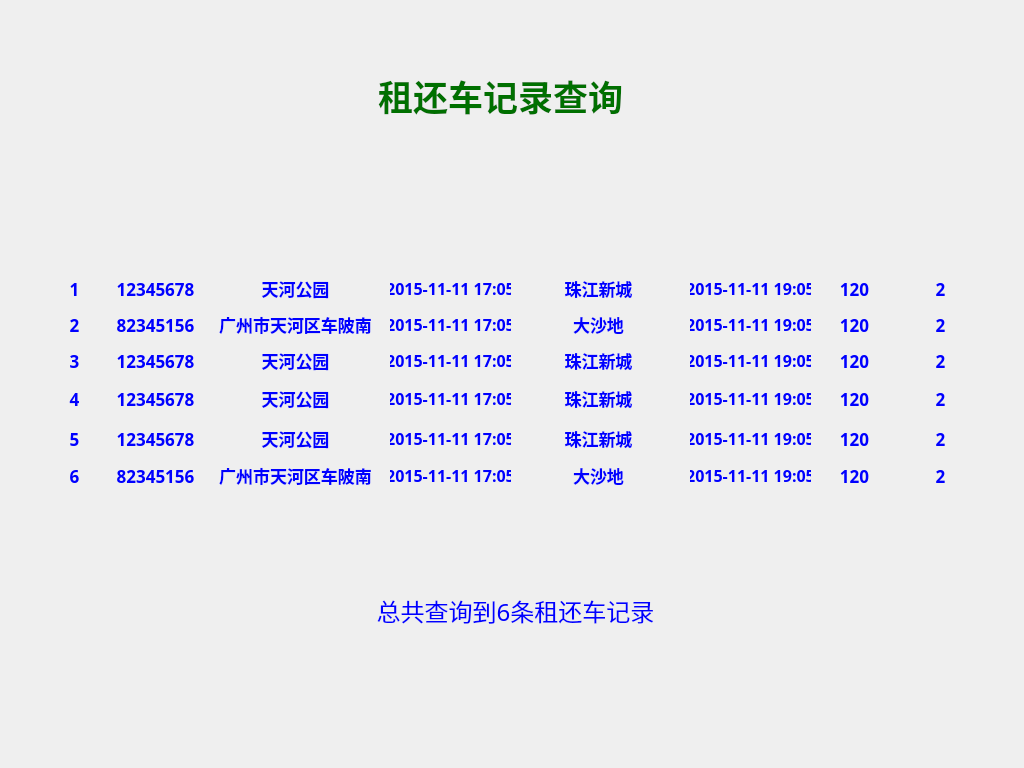
<?xml version="1.0" encoding="UTF-8"?>
<ui version="4.0">
 <class>RentInfoQryClass</class>
 <widget class="QDialog" name="RentInfoQryClass">
  <property name="geometry">
   <rect>
    <x>0</x>
    <y>0</y>
    <width>1024</width>
    <height>768</height>
   </rect>
  </property>
  <property name="minimumSize">
   <size>
    <width>1024</width>
    <height>768</height>
   </size>
  </property>
  <property name="maximumSize">
   <size>
    <width>1024</width>
    <height>768</height>
   </size>
  </property>
  <property name="windowTitle">
   <string>Dialog</string>
  </property>
  <widget class="QLabel" name="label">
   <property name="geometry">
    <rect>
     <x>0</x>
     <y>0</y>
     <width>1024</width>
     <height>768</height>
    </rect>
   </property>
   <property name="font">
    <font>
     <pointsize>13</pointsize>
    </font>
   </property>
   <property name="text">
    <string/>
   </property>
   <property name="pixmap">
    <pixmap resource="../bicycle.qrc">:/image/function_background.png</pixmap>
   </property>
  </widget>
  <widget class="QLabel" name="label_6">
   <property name="geometry">
    <rect>
     <x>350</x>
     <y>60</y>
     <width>301</width>
     <height>71</height>
    </rect>
   </property>
   <property name="font">
    <font>
     <family>文泉驿正黑</family>
     <pointsize>26</pointsize>
     <weight>75</weight>
     <bold>true</bold>
    </font>
   </property>
   <property name="styleSheet">
    <string notr="true">color: rgb(0, 112, 0);</string>
   </property>
   <property name="text">
    <string>租还车记录查询</string>
   </property>
   <property name="alignment">
    <set>Qt::AlignCenter</set>
   </property>
  </widget>
  <widget class="QLabel" name="label_2">
   <property name="geometry">
    <rect>
     <x>40</x>
     <y>110</y>
     <width>951</width>
     <height>501</height>
    </rect>
   </property>
   <property name="font">
    <font>
     <pointsize>13</pointsize>
    </font>
   </property>
   <property name="text">
    <string/>
   </property>
   <property name="pixmap">
    <pixmap resource="../bicycle.qrc">:/image/rent_record_qry.png</pixmap>
   </property>
  </widget>
  <widget class="QLabel" name="label_SN1">
   <property name="geometry">
    <rect>
     <x>54</x>
     <y>273</y>
     <width>41</width>
     <height>31</height>
    </rect>
   </property>
   <property name="font">
    <font>
     <family>文泉驿正黑</family>
     <pointsize>13</pointsize>
     <weight>75</weight>
     <bold>true</bold>
    </font>
   </property>
   <property name="styleSheet">
    <string notr="true">color: rgb(0, 0, 255);</string>
   </property>
   <property name="text">
    <string>1</string>
   </property>
   <property name="alignment">
    <set>Qt::AlignCenter</set>
   </property>
  </widget>
  <widget class="QLabel" name="label_bikeNO1">
   <property name="geometry">
    <rect>
     <x>100</x>
     <y>273</y>
     <width>111</width>
     <height>31</height>
    </rect>
   </property>
   <property name="font">
    <font>
     <family>文泉驿正黑</family>
     <pointsize>13</pointsize>
     <weight>75</weight>
     <bold>true</bold>
    </font>
   </property>
   <property name="styleSheet">
    <string notr="true">color: rgb(0, 0, 255);</string>
   </property>
   <property name="text">
    <string>12345678</string>
   </property>
   <property name="alignment">
    <set>Qt::AlignCenter</set>
   </property>
  </widget>
  <widget class="QLabel" name="label_rentName1">
   <property name="geometry">
    <rect>
     <x>210</x>
     <y>273</y>
     <width>171</width>
     <height>31</height>
    </rect>
   </property>
   <property name="font">
    <font>
     <family>文泉驿正黑</family>
     <pointsize>13</pointsize>
     <weight>75</weight>
     <bold>true</bold>
    </font>
   </property>
   <property name="styleSheet">
    <string notr="true">color: rgb(0, 0, 255);</string>
   </property>
   <property name="text">
    <string>天河公园</string>
   </property>
   <property name="alignment">
    <set>Qt::AlignCenter</set>
   </property>
  </widget>
  <widget class="QLabel" name="label_rentTime1">
   <property name="geometry">
    <rect>
     <x>390</x>
     <y>273</y>
     <width>121</width>
     <height>31</height>
    </rect>
   </property>
   <property name="font">
    <font>
     <family>文泉驿正黑</family>
     <pointsize>12</pointsize>
     <weight>75</weight>
     <bold>true</bold>
    </font>
   </property>
   <property name="styleSheet">
    <string notr="true">color: rgb(0, 0, 255);</string>
   </property>
   <property name="text">
    <string>2015-11-11 17:05</string>
   </property>
   <property name="alignment">
    <set>Qt::AlignCenter</set>
   </property>
  </widget>
  <widget class="QLabel" name="label_returnName1">
   <property name="geometry">
    <rect>
     <x>513</x>
     <y>273</y>
     <width>171</width>
     <height>31</height>
    </rect>
   </property>
   <property name="font">
    <font>
     <family>文泉驿正黑</family>
     <pointsize>13</pointsize>
     <weight>75</weight>
     <bold>true</bold>
    </font>
   </property>
   <property name="styleSheet">
    <string notr="true">color: rgb(0, 0, 255);</string>
   </property>
   <property name="text">
    <string>珠江新城</string>
   </property>
   <property name="alignment">
    <set>Qt::AlignCenter</set>
   </property>
  </widget>
  <widget class="QLabel" name="label_returnTime1">
   <property name="geometry">
    <rect>
     <x>690</x>
     <y>273</y>
     <width>121</width>
     <height>31</height>
    </rect>
   </property>
   <property name="font">
    <font>
     <family>文泉驿正黑</family>
     <pointsize>12</pointsize>
     <weight>75</weight>
     <bold>true</bold>
    </font>
   </property>
   <property name="styleSheet">
    <string notr="true">color: rgb(0, 0, 255);</string>
   </property>
   <property name="text">
    <string>2015-11-11 19:05</string>
   </property>
   <property name="alignment">
    <set>Qt::AlignCenter</set>
   </property>
  </widget>
  <widget class="QLabel" name="label_usedTime1">
   <property name="geometry">
    <rect>
     <x>814</x>
     <y>273</y>
     <width>81</width>
     <height>31</height>
    </rect>
   </property>
   <property name="font">
    <font>
     <family>文泉驿正黑</family>
     <pointsize>13</pointsize>
     <weight>75</weight>
     <bold>true</bold>
    </font>
   </property>
   <property name="styleSheet">
    <string notr="true">color: rgb(0, 0, 255);</string>
   </property>
   <property name="text">
    <string>120</string>
   </property>
   <property name="alignment">
    <set>Qt::AlignCenter</set>
   </property>
  </widget>
  <widget class="QLabel" name="label_fee1">
   <property name="geometry">
    <rect>
     <x>900</x>
     <y>273</y>
     <width>81</width>
     <height>31</height>
    </rect>
   </property>
   <property name="font">
    <font>
     <family>文泉驿正黑</family>
     <pointsize>13</pointsize>
     <weight>75</weight>
     <bold>true</bold>
    </font>
   </property>
   <property name="styleSheet">
    <string notr="true">color: rgb(0, 0, 255);</string>
   </property>
   <property name="text">
    <string>2</string>
   </property>
   <property name="alignment">
    <set>Qt::AlignCenter</set>
   </property>
  </widget>
  <widget class="QLabel" name="label_rentName2">
   <property name="geometry">
    <rect>
     <x>210</x>
     <y>309</y>
     <width>171</width>
     <height>31</height>
    </rect>
   </property>
   <property name="font">
    <font>
     <family>文泉驿正黑</family>
     <pointsize>13</pointsize>
     <weight>75</weight>
     <bold>true</bold>
    </font>
   </property>
   <property name="styleSheet">
    <string notr="true">color: rgb(0, 0, 255);</string>
   </property>
   <property name="text">
    <string>广州市天河区车陂南</string>
   </property>
   <property name="alignment">
    <set>Qt::AlignCenter</set>
   </property>
  </widget>
  <widget class="QLabel" name="label_returnName2">
   <property name="geometry">
    <rect>
     <x>513</x>
     <y>309</y>
     <width>171</width>
     <height>31</height>
    </rect>
   </property>
   <property name="font">
    <font>
     <family>文泉驿正黑</family>
     <pointsize>13</pointsize>
     <weight>75</weight>
     <bold>true</bold>
    </font>
   </property>
   <property name="styleSheet">
    <string notr="true">color: rgb(0, 0, 255);</string>
   </property>
   <property name="text">
    <string>大沙地</string>
   </property>
   <property name="alignment">
    <set>Qt::AlignCenter</set>
   </property>
  </widget>
  <widget class="QLabel" name="label_usedTime2">
   <property name="geometry">
    <rect>
     <x>814</x>
     <y>309</y>
     <width>81</width>
     <height>31</height>
    </rect>
   </property>
   <property name="font">
    <font>
     <family>文泉驿正黑</family>
     <pointsize>13</pointsize>
     <weight>75</weight>
     <bold>true</bold>
    </font>
   </property>
   <property name="styleSheet">
    <string notr="true">color: rgb(0, 0, 255);</string>
   </property>
   <property name="text">
    <string>120</string>
   </property>
   <property name="alignment">
    <set>Qt::AlignCenter</set>
   </property>
  </widget>
  <widget class="QLabel" name="label_rentTime2">
   <property name="geometry">
    <rect>
     <x>390</x>
     <y>309</y>
     <width>121</width>
     <height>31</height>
    </rect>
   </property>
   <property name="font">
    <font>
     <family>文泉驿正黑</family>
     <pointsize>12</pointsize>
     <weight>75</weight>
     <bold>true</bold>
    </font>
   </property>
   <property name="styleSheet">
    <string notr="true">color: rgb(0, 0, 255);</string>
   </property>
   <property name="text">
    <string>2015-11-11 17:05</string>
   </property>
   <property name="alignment">
    <set>Qt::AlignCenter</set>
   </property>
  </widget>
  <widget class="QLabel" name="label_fee2">
   <property name="geometry">
    <rect>
     <x>900</x>
     <y>309</y>
     <width>81</width>
     <height>31</height>
    </rect>
   </property>
   <property name="font">
    <font>
     <family>文泉驿正黑</family>
     <pointsize>13</pointsize>
     <weight>75</weight>
     <bold>true</bold>
    </font>
   </property>
   <property name="styleSheet">
    <string notr="true">color: rgb(0, 0, 255);</string>
   </property>
   <property name="text">
    <string>2</string>
   </property>
   <property name="alignment">
    <set>Qt::AlignCenter</set>
   </property>
  </widget>
  <widget class="QLabel" name="label_SN2">
   <property name="geometry">
    <rect>
     <x>54</x>
     <y>309</y>
     <width>41</width>
     <height>31</height>
    </rect>
   </property>
   <property name="font">
    <font>
     <family>文泉驿正黑</family>
     <pointsize>13</pointsize>
     <weight>75</weight>
     <bold>true</bold>
    </font>
   </property>
   <property name="styleSheet">
    <string notr="true">color: rgb(0, 0, 255);</string>
   </property>
   <property name="text">
    <string>2</string>
   </property>
   <property name="alignment">
    <set>Qt::AlignCenter</set>
   </property>
  </widget>
  <widget class="QLabel" name="label_bikeNO2">
   <property name="geometry">
    <rect>
     <x>100</x>
     <y>309</y>
     <width>111</width>
     <height>31</height>
    </rect>
   </property>
   <property name="font">
    <font>
     <family>文泉驿正黑</family>
     <pointsize>13</pointsize>
     <weight>75</weight>
     <bold>true</bold>
    </font>
   </property>
   <property name="styleSheet">
    <string notr="true">color: rgb(0, 0, 255);</string>
   </property>
   <property name="text">
    <string>82345156</string>
   </property>
   <property name="alignment">
    <set>Qt::AlignCenter</set>
   </property>
  </widget>
  <widget class="QLabel" name="label_returnTime2">
   <property name="geometry">
    <rect>
     <x>690</x>
     <y>309</y>
     <width>121</width>
     <height>31</height>
    </rect>
   </property>
   <property name="font">
    <font>
     <family>文泉驿正黑</family>
     <pointsize>12</pointsize>
     <weight>75</weight>
     <bold>true</bold>
    </font>
   </property>
   <property name="styleSheet">
    <string notr="true">color: rgb(0, 0, 255);</string>
   </property>
   <property name="text">
    <string>2015-11-11 19:05</string>
   </property>
   <property name="alignment">
    <set>Qt::AlignCenter</set>
   </property>
  </widget>
  <widget class="QLabel" name="label_rentName3">
   <property name="geometry">
    <rect>
     <x>210</x>
     <y>345</y>
     <width>171</width>
     <height>31</height>
    </rect>
   </property>
   <property name="font">
    <font>
     <family>文泉驿正黑</family>
     <pointsize>13</pointsize>
     <weight>75</weight>
     <bold>true</bold>
    </font>
   </property>
   <property name="styleSheet">
    <string notr="true">color: rgb(0, 0, 255);</string>
   </property>
   <property name="text">
    <string>天河公园</string>
   </property>
   <property name="alignment">
    <set>Qt::AlignCenter</set>
   </property>
  </widget>
  <widget class="QLabel" name="label_returnName3">
   <property name="geometry">
    <rect>
     <x>513</x>
     <y>345</y>
     <width>171</width>
     <height>31</height>
    </rect>
   </property>
   <property name="font">
    <font>
     <family>文泉驿正黑</family>
     <pointsize>13</pointsize>
     <weight>75</weight>
     <bold>true</bold>
    </font>
   </property>
   <property name="styleSheet">
    <string notr="true">color: rgb(0, 0, 255);</string>
   </property>
   <property name="text">
    <string>珠江新城</string>
   </property>
   <property name="alignment">
    <set>Qt::AlignCenter</set>
   </property>
  </widget>
  <widget class="QLabel" name="label_usedTime3">
   <property name="geometry">
    <rect>
     <x>814</x>
     <y>345</y>
     <width>81</width>
     <height>31</height>
    </rect>
   </property>
   <property name="font">
    <font>
     <family>文泉驿正黑</family>
     <pointsize>13</pointsize>
     <weight>75</weight>
     <bold>true</bold>
    </font>
   </property>
   <property name="styleSheet">
    <string notr="true">color: rgb(0, 0, 255);</string>
   </property>
   <property name="text">
    <string>120</string>
   </property>
   <property name="alignment">
    <set>Qt::AlignCenter</set>
   </property>
  </widget>
  <widget class="QLabel" name="label_rentTime3">
   <property name="geometry">
    <rect>
     <x>390</x>
     <y>345</y>
     <width>121</width>
     <height>31</height>
    </rect>
   </property>
   <property name="font">
    <font>
     <family>文泉驿正黑</family>
     <pointsize>12</pointsize>
     <weight>75</weight>
     <bold>true</bold>
    </font>
   </property>
   <property name="styleSheet">
    <string notr="true">color: rgb(0, 0, 255);</string>
   </property>
   <property name="text">
    <string>2015-11-11 17:05</string>
   </property>
   <property name="alignment">
    <set>Qt::AlignCenter</set>
   </property>
  </widget>
  <widget class="QLabel" name="label_fee3">
   <property name="geometry">
    <rect>
     <x>900</x>
     <y>345</y>
     <width>81</width>
     <height>31</height>
    </rect>
   </property>
   <property name="font">
    <font>
     <family>文泉驿正黑</family>
     <pointsize>13</pointsize>
     <weight>75</weight>
     <bold>true</bold>
    </font>
   </property>
   <property name="styleSheet">
    <string notr="true">color: rgb(0, 0, 255);</string>
   </property>
   <property name="text">
    <string>2</string>
   </property>
   <property name="alignment">
    <set>Qt::AlignCenter</set>
   </property>
  </widget>
  <widget class="QLabel" name="label_SN3">
   <property name="geometry">
    <rect>
     <x>54</x>
     <y>345</y>
     <width>41</width>
     <height>31</height>
    </rect>
   </property>
   <property name="font">
    <font>
     <family>文泉驿正黑</family>
     <pointsize>13</pointsize>
     <weight>75</weight>
     <bold>true</bold>
    </font>
   </property>
   <property name="styleSheet">
    <string notr="true">color: rgb(0, 0, 255);</string>
   </property>
   <property name="text">
    <string>3</string>
   </property>
   <property name="alignment">
    <set>Qt::AlignCenter</set>
   </property>
  </widget>
  <widget class="QLabel" name="label_bikeNO3">
   <property name="geometry">
    <rect>
     <x>100</x>
     <y>345</y>
     <width>111</width>
     <height>31</height>
    </rect>
   </property>
   <property name="font">
    <font>
     <family>文泉驿正黑</family>
     <pointsize>13</pointsize>
     <weight>75</weight>
     <bold>true</bold>
    </font>
   </property>
   <property name="styleSheet">
    <string notr="true">color: rgb(0, 0, 255);</string>
   </property>
   <property name="text">
    <string>12345678</string>
   </property>
   <property name="alignment">
    <set>Qt::AlignCenter</set>
   </property>
  </widget>
  <widget class="QLabel" name="label_returnTime3">
   <property name="geometry">
    <rect>
     <x>690</x>
     <y>345</y>
     <width>121</width>
     <height>31</height>
    </rect>
   </property>
   <property name="font">
    <font>
     <family>文泉驿正黑</family>
     <pointsize>12</pointsize>
     <weight>75</weight>
     <bold>true</bold>
    </font>
   </property>
   <property name="styleSheet">
    <string notr="true">color: rgb(0, 0, 255);</string>
   </property>
   <property name="text">
    <string>2015-11-11 19:05</string>
   </property>
   <property name="alignment">
    <set>Qt::AlignCenter</set>
   </property>
  </widget>
  <widget class="QLabel" name="label_rentName4">
   <property name="geometry">
    <rect>
     <x>210</x>
     <y>383</y>
     <width>171</width>
     <height>31</height>
    </rect>
   </property>
   <property name="font">
    <font>
     <family>文泉驿正黑</family>
     <pointsize>13</pointsize>
     <weight>75</weight>
     <bold>true</bold>
    </font>
   </property>
   <property name="styleSheet">
    <string notr="true">color: rgb(0, 0, 255);</string>
   </property>
   <property name="text">
    <string>天河公园</string>
   </property>
   <property name="alignment">
    <set>Qt::AlignCenter</set>
   </property>
  </widget>
  <widget class="QLabel" name="label_returnName4">
   <property name="geometry">
    <rect>
     <x>513</x>
     <y>383</y>
     <width>171</width>
     <height>31</height>
    </rect>
   </property>
   <property name="font">
    <font>
     <family>文泉驿正黑</family>
     <pointsize>13</pointsize>
     <weight>75</weight>
     <bold>true</bold>
    </font>
   </property>
   <property name="styleSheet">
    <string notr="true">color: rgb(0, 0, 255);</string>
   </property>
   <property name="text">
    <string>珠江新城</string>
   </property>
   <property name="alignment">
    <set>Qt::AlignCenter</set>
   </property>
  </widget>
  <widget class="QLabel" name="label_usedTime4">
   <property name="geometry">
    <rect>
     <x>814</x>
     <y>383</y>
     <width>81</width>
     <height>31</height>
    </rect>
   </property>
   <property name="font">
    <font>
     <family>文泉驿正黑</family>
     <pointsize>13</pointsize>
     <weight>75</weight>
     <bold>true</bold>
    </font>
   </property>
   <property name="styleSheet">
    <string notr="true">color: rgb(0, 0, 255);</string>
   </property>
   <property name="text">
    <string>120</string>
   </property>
   <property name="alignment">
    <set>Qt::AlignCenter</set>
   </property>
  </widget>
  <widget class="QLabel" name="label_rentTime4">
   <property name="geometry">
    <rect>
     <x>390</x>
     <y>383</y>
     <width>121</width>
     <height>31</height>
    </rect>
   </property>
   <property name="font">
    <font>
     <family>文泉驿正黑</family>
     <pointsize>12</pointsize>
     <weight>75</weight>
     <bold>true</bold>
    </font>
   </property>
   <property name="styleSheet">
    <string notr="true">color: rgb(0, 0, 255);</string>
   </property>
   <property name="text">
    <string>2015-11-11 17:05</string>
   </property>
   <property name="alignment">
    <set>Qt::AlignCenter</set>
   </property>
  </widget>
  <widget class="QLabel" name="label_fee4">
   <property name="geometry">
    <rect>
     <x>900</x>
     <y>383</y>
     <width>81</width>
     <height>31</height>
    </rect>
   </property>
   <property name="font">
    <font>
     <family>文泉驿正黑</family>
     <pointsize>13</pointsize>
     <weight>75</weight>
     <bold>true</bold>
    </font>
   </property>
   <property name="styleSheet">
    <string notr="true">color: rgb(0, 0, 255);</string>
   </property>
   <property name="text">
    <string>2</string>
   </property>
   <property name="alignment">
    <set>Qt::AlignCenter</set>
   </property>
  </widget>
  <widget class="QLabel" name="label_SN4">
   <property name="geometry">
    <rect>
     <x>54</x>
     <y>383</y>
     <width>41</width>
     <height>31</height>
    </rect>
   </property>
   <property name="font">
    <font>
     <family>文泉驿正黑</family>
     <pointsize>13</pointsize>
     <weight>75</weight>
     <bold>true</bold>
    </font>
   </property>
   <property name="styleSheet">
    <string notr="true">color: rgb(0, 0, 255);</string>
   </property>
   <property name="text">
    <string>4</string>
   </property>
   <property name="alignment">
    <set>Qt::AlignCenter</set>
   </property>
  </widget>
  <widget class="QLabel" name="label_bikeNO4">
   <property name="geometry">
    <rect>
     <x>100</x>
     <y>383</y>
     <width>111</width>
     <height>31</height>
    </rect>
   </property>
   <property name="font">
    <font>
     <family>文泉驿正黑</family>
     <pointsize>13</pointsize>
     <weight>75</weight>
     <bold>true</bold>
    </font>
   </property>
   <property name="styleSheet">
    <string notr="true">color: rgb(0, 0, 255);</string>
   </property>
   <property name="text">
    <string>12345678</string>
   </property>
   <property name="alignment">
    <set>Qt::AlignCenter</set>
   </property>
  </widget>
  <widget class="QLabel" name="label_returnTime4">
   <property name="geometry">
    <rect>
     <x>690</x>
     <y>383</y>
     <width>121</width>
     <height>31</height>
    </rect>
   </property>
   <property name="font">
    <font>
     <family>文泉驿正黑</family>
     <pointsize>12</pointsize>
     <weight>75</weight>
     <bold>true</bold>
    </font>
   </property>
   <property name="styleSheet">
    <string notr="true">color: rgb(0, 0, 255);</string>
   </property>
   <property name="text">
    <string>2015-11-11 19:05</string>
   </property>
   <property name="alignment">
    <set>Qt::AlignCenter</set>
   </property>
  </widget>
  <widget class="QLabel" name="label_rentName5">
   <property name="geometry">
    <rect>
     <x>210</x>
     <y>423</y>
     <width>171</width>
     <height>31</height>
    </rect>
   </property>
   <property name="font">
    <font>
     <family>文泉驿正黑</family>
     <pointsize>13</pointsize>
     <weight>75</weight>
     <bold>true</bold>
    </font>
   </property>
   <property name="styleSheet">
    <string notr="true">color: rgb(0, 0, 255);</string>
   </property>
   <property name="text">
    <string>天河公园</string>
   </property>
   <property name="alignment">
    <set>Qt::AlignCenter</set>
   </property>
  </widget>
  <widget class="QLabel" name="label_returnName5">
   <property name="geometry">
    <rect>
     <x>513</x>
     <y>423</y>
     <width>171</width>
     <height>31</height>
    </rect>
   </property>
   <property name="font">
    <font>
     <family>文泉驿正黑</family>
     <pointsize>13</pointsize>
     <weight>75</weight>
     <bold>true</bold>
    </font>
   </property>
   <property name="styleSheet">
    <string notr="true">color: rgb(0, 0, 255);</string>
   </property>
   <property name="text">
    <string>珠江新城</string>
   </property>
   <property name="alignment">
    <set>Qt::AlignCenter</set>
   </property>
  </widget>
  <widget class="QLabel" name="label_usedTime5">
   <property name="geometry">
    <rect>
     <x>814</x>
     <y>423</y>
     <width>81</width>
     <height>31</height>
    </rect>
   </property>
   <property name="font">
    <font>
     <family>文泉驿正黑</family>
     <pointsize>13</pointsize>
     <weight>75</weight>
     <bold>true</bold>
    </font>
   </property>
   <property name="styleSheet">
    <string notr="true">color: rgb(0, 0, 255);</string>
   </property>
   <property name="text">
    <string>120</string>
   </property>
   <property name="alignment">
    <set>Qt::AlignCenter</set>
   </property>
  </widget>
  <widget class="QLabel" name="label_rentTime5">
   <property name="geometry">
    <rect>
     <x>390</x>
     <y>423</y>
     <width>121</width>
     <height>31</height>
    </rect>
   </property>
   <property name="font">
    <font>
     <family>文泉驿正黑</family>
     <pointsize>12</pointsize>
     <weight>75</weight>
     <bold>true</bold>
    </font>
   </property>
   <property name="styleSheet">
    <string notr="true">color: rgb(0, 0, 255);</string>
   </property>
   <property name="text">
    <string>2015-11-11 17:05</string>
   </property>
   <property name="alignment">
    <set>Qt::AlignCenter</set>
   </property>
  </widget>
  <widget class="QLabel" name="label_fee5">
   <property name="geometry">
    <rect>
     <x>900</x>
     <y>423</y>
     <width>81</width>
     <height>31</height>
    </rect>
   </property>
   <property name="font">
    <font>
     <family>文泉驿正黑</family>
     <pointsize>13</pointsize>
     <weight>75</weight>
     <bold>true</bold>
    </font>
   </property>
   <property name="styleSheet">
    <string notr="true">color: rgb(0, 0, 255);</string>
   </property>
   <property name="text">
    <string>2</string>
   </property>
   <property name="alignment">
    <set>Qt::AlignCenter</set>
   </property>
  </widget>
  <widget class="QLabel" name="label_SN5">
   <property name="geometry">
    <rect>
     <x>54</x>
     <y>423</y>
     <width>41</width>
     <height>31</height>
    </rect>
   </property>
   <property name="font">
    <font>
     <family>文泉驿正黑</family>
     <pointsize>13</pointsize>
     <weight>75</weight>
     <bold>true</bold>
    </font>
   </property>
   <property name="styleSheet">
    <string notr="true">color: rgb(0, 0, 255);</string>
   </property>
   <property name="text">
    <string>5</string>
   </property>
   <property name="alignment">
    <set>Qt::AlignCenter</set>
   </property>
  </widget>
  <widget class="QLabel" name="label_bikeNO5">
   <property name="geometry">
    <rect>
     <x>100</x>
     <y>423</y>
     <width>111</width>
     <height>31</height>
    </rect>
   </property>
   <property name="font">
    <font>
     <family>文泉驿正黑</family>
     <pointsize>13</pointsize>
     <weight>75</weight>
     <bold>true</bold>
    </font>
   </property>
   <property name="styleSheet">
    <string notr="true">color: rgb(0, 0, 255);</string>
   </property>
   <property name="text">
    <string>12345678</string>
   </property>
   <property name="alignment">
    <set>Qt::AlignCenter</set>
   </property>
  </widget>
  <widget class="QLabel" name="label_returnTime5">
   <property name="geometry">
    <rect>
     <x>690</x>
     <y>423</y>
     <width>121</width>
     <height>31</height>
    </rect>
   </property>
   <property name="font">
    <font>
     <family>文泉驿正黑</family>
     <pointsize>12</pointsize>
     <weight>75</weight>
     <bold>true</bold>
    </font>
   </property>
   <property name="styleSheet">
    <string notr="true">color: rgb(0, 0, 255);</string>
   </property>
   <property name="text">
    <string>2015-11-11 19:05</string>
   </property>
   <property name="alignment">
    <set>Qt::AlignCenter</set>
   </property>
  </widget>
  <widget class="QLabel" name="label_rentName6">
   <property name="geometry">
    <rect>
     <x>210</x>
     <y>460</y>
     <width>171</width>
     <height>31</height>
    </rect>
   </property>
   <property name="font">
    <font>
     <family>文泉驿正黑</family>
     <pointsize>13</pointsize>
     <weight>75</weight>
     <bold>true</bold>
    </font>
   </property>
   <property name="styleSheet">
    <string notr="true">color: rgb(0, 0, 255);</string>
   </property>
   <property name="text">
    <string>广州市天河区车陂南</string>
   </property>
   <property name="alignment">
    <set>Qt::AlignCenter</set>
   </property>
  </widget>
  <widget class="QLabel" name="label_fee6">
   <property name="geometry">
    <rect>
     <x>900</x>
     <y>460</y>
     <width>81</width>
     <height>31</height>
    </rect>
   </property>
   <property name="font">
    <font>
     <family>文泉驿正黑</family>
     <pointsize>13</pointsize>
     <weight>75</weight>
     <bold>true</bold>
    </font>
   </property>
   <property name="styleSheet">
    <string notr="true">color: rgb(0, 0, 255);</string>
   </property>
   <property name="text">
    <string>2</string>
   </property>
   <property name="alignment">
    <set>Qt::AlignCenter</set>
   </property>
  </widget>
  <widget class="QLabel" name="label_SN6">
   <property name="geometry">
    <rect>
     <x>54</x>
     <y>460</y>
     <width>41</width>
     <height>31</height>
    </rect>
   </property>
   <property name="font">
    <font>
     <family>文泉驿正黑</family>
     <pointsize>13</pointsize>
     <weight>75</weight>
     <bold>true</bold>
    </font>
   </property>
   <property name="styleSheet">
    <string notr="true">color: rgb(0, 0, 255);</string>
   </property>
   <property name="text">
    <string>6</string>
   </property>
   <property name="alignment">
    <set>Qt::AlignCenter</set>
   </property>
  </widget>
  <widget class="QLabel" name="label_usedTime6">
   <property name="geometry">
    <rect>
     <x>814</x>
     <y>460</y>
     <width>81</width>
     <height>31</height>
    </rect>
   </property>
   <property name="font">
    <font>
     <family>文泉驿正黑</family>
     <pointsize>13</pointsize>
     <weight>75</weight>
     <bold>true</bold>
    </font>
   </property>
   <property name="styleSheet">
    <string notr="true">color: rgb(0, 0, 255);</string>
   </property>
   <property name="text">
    <string>120</string>
   </property>
   <property name="alignment">
    <set>Qt::AlignCenter</set>
   </property>
  </widget>
  <widget class="QLabel" name="label_returnTime6">
   <property name="geometry">
    <rect>
     <x>690</x>
     <y>460</y>
     <width>121</width>
     <height>31</height>
    </rect>
   </property>
   <property name="font">
    <font>
     <family>文泉驿正黑</family>
     <pointsize>12</pointsize>
     <weight>75</weight>
     <bold>true</bold>
    </font>
   </property>
   <property name="styleSheet">
    <string notr="true">color: rgb(0, 0, 255);</string>
   </property>
   <property name="text">
    <string>2015-11-11 19:05</string>
   </property>
   <property name="alignment">
    <set>Qt::AlignCenter</set>
   </property>
  </widget>
  <widget class="QLabel" name="label_rentTime6">
   <property name="geometry">
    <rect>
     <x>390</x>
     <y>460</y>
     <width>121</width>
     <height>31</height>
    </rect>
   </property>
   <property name="font">
    <font>
     <family>文泉驿正黑</family>
     <pointsize>12</pointsize>
     <weight>75</weight>
     <bold>true</bold>
    </font>
   </property>
   <property name="styleSheet">
    <string notr="true">color: rgb(0, 0, 255);</string>
   </property>
   <property name="text">
    <string>2015-11-11 17:05</string>
   </property>
   <property name="alignment">
    <set>Qt::AlignCenter</set>
   </property>
  </widget>
  <widget class="QLabel" name="label_returnName6">
   <property name="geometry">
    <rect>
     <x>513</x>
     <y>460</y>
     <width>171</width>
     <height>31</height>
    </rect>
   </property>
   <property name="font">
    <font>
     <family>文泉驿正黑</family>
     <pointsize>13</pointsize>
     <weight>75</weight>
     <bold>true</bold>
    </font>
   </property>
   <property name="styleSheet">
    <string notr="true">color: rgb(0, 0, 255);</string>
   </property>
   <property name="text">
    <string>大沙地</string>
   </property>
   <property name="alignment">
    <set>Qt::AlignCenter</set>
   </property>
  </widget>
  <widget class="QLabel" name="label_bikeNO6">
   <property name="geometry">
    <rect>
     <x>100</x>
     <y>460</y>
     <width>111</width>
     <height>31</height>
    </rect>
   </property>
   <property name="font">
    <font>
     <family>文泉驿正黑</family>
     <pointsize>13</pointsize>
     <weight>75</weight>
     <bold>true</bold>
    </font>
   </property>
   <property name="styleSheet">
    <string notr="true">color: rgb(0, 0, 255);</string>
   </property>
   <property name="text">
    <string>82345156</string>
   </property>
   <property name="alignment">
    <set>Qt::AlignCenter</set>
   </property>
  </widget>
  <widget class="QLabel" name="label_rentInfoQryShow">
   <property name="geometry">
    <rect>
     <x>80</x>
     <y>590</y>
     <width>871</width>
     <height>41</height>
    </rect>
   </property>
   <property name="font">
    <font>
     <family>文泉驿正黑</family>
     <pointsize>18</pointsize>
     <weight>50</weight>
     <bold>false</bold>
    </font>
   </property>
   <property name="styleSheet">
    <string notr="true">color: rgb(0, 0, 255);</string>
   </property>
   <property name="text">
    <string>总共查询到6条租还车记录</string>
   </property>
   <property name="alignment">
    <set>Qt::AlignCenter</set>
   </property>
  </widget>
 </widget>
 <resources>
  <include location="../bicycle.qrc"/>
 </resources>
 <connections/>
</ui>
